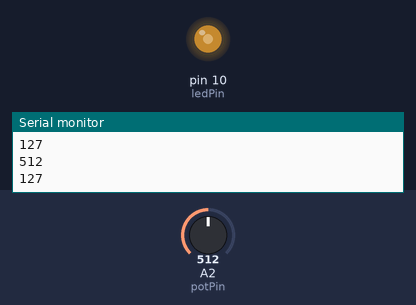
This sketch was run on a simulated Arduino Uno, built with avr-gcc and run on an emulated ATmega328P. Parts: output pins drawn as LEDs (lit = HIGH), the last lines printed to the serial monitor. The inputs (shaded band) are chosen by the test bench; at power-on: A2 (potPin) = 512.

Above: at 1.2 s.
1.3 s: A2 (potPin) set to 716
At 2.6 s:
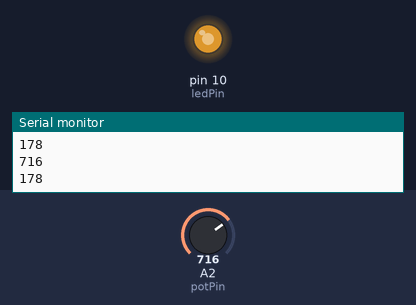
2.9 s: A2 (potPin) set to 900
At 4.0 s:
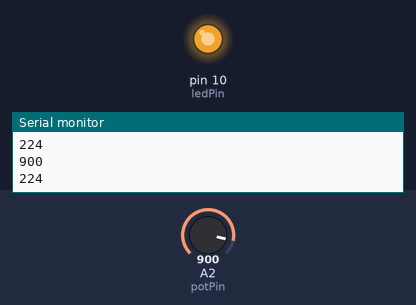
4.5 s: A2 (potPin) set to 122
At 5.3 s:
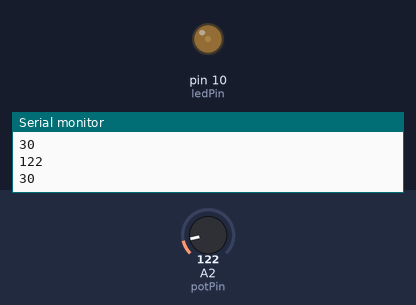
6.1 s: A2 (potPin) set to 0
At 6.7 s:
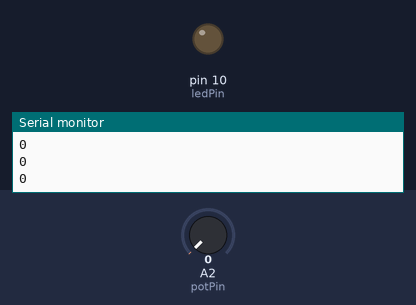
7.7 s: A2 (potPin) set to 511
At 9.2 s:
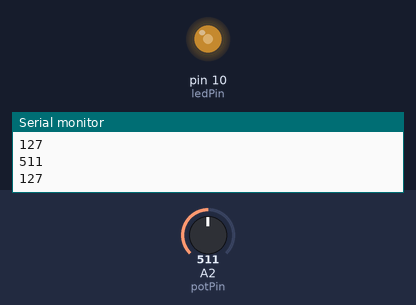
Timing chart, 0 to 10.3 s (numbered marks = the images above; inputs shaded):
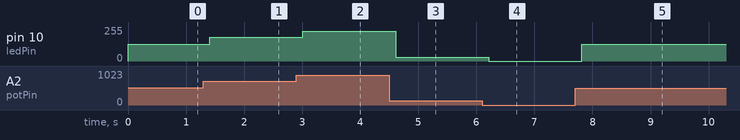

The sketch:

Potenciometro2.ino
```cpp
int ledPin = 10;
int potPin = A2;
int potVal;
int dt = 200;
int light;


void setup() {
  // put your setup code here, to run once:
  pinMode(ledPin, OUTPUT);
  pinMode(potVal, INPUT);
  Serial.begin(9600);
}

void loop() {
  // put your main code here, to run repeatedly:
  potVal = analogRead(potPin);
  Serial.println(potVal);
  Serial.println(light);
  light = map(potVal,0,1023,0,255);
  analogWrite(ledPin, light);
  delay(dt);
}
```

Measured:
- after the input at 1.3 s, pin 10 (ledPin): 127/255 → 178/255 after 0.10 s
- after the input at 2.9 s, pin 10 (ledPin): 178/255 → 224/255 after 0.11 s
- after the input at 4.5 s, pin 10 (ledPin): 224/255 → 30/255 after 0.11 s
- after the input at 6.1 s, pin 10 (ledPin): 30/255 → 0/255 after 0.12 s
- after the input at 7.7 s, pin 10 (ledPin): 0/255 → 127/255 after 0.12 s
